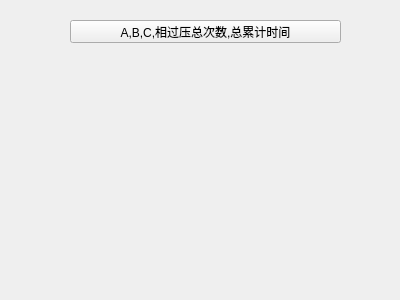
<?xml version="1.0" encoding="UTF-8"?>
<ui version="4.0">
 <class>Overvoltage</class>
 <widget class="QWidget" name="Overvoltage">
  <property name="geometry">
   <rect>
    <x>0</x>
    <y>0</y>
    <width>400</width>
    <height>300</height>
   </rect>
  </property>
  <property name="windowTitle">
   <string>Form</string>
  </property>
  <widget class="QPushButton" name="ABCOvervoltage">
   <property name="geometry">
    <rect>
     <x>70</x>
     <y>20</y>
     <width>271</width>
     <height>23</height>
    </rect>
   </property>
   <property name="text">
    <string>A,B,C,相过压总次数,总累计时间</string>
   </property>
  </widget>
 </widget>
 <resources/>
 <connections/>
</ui>
